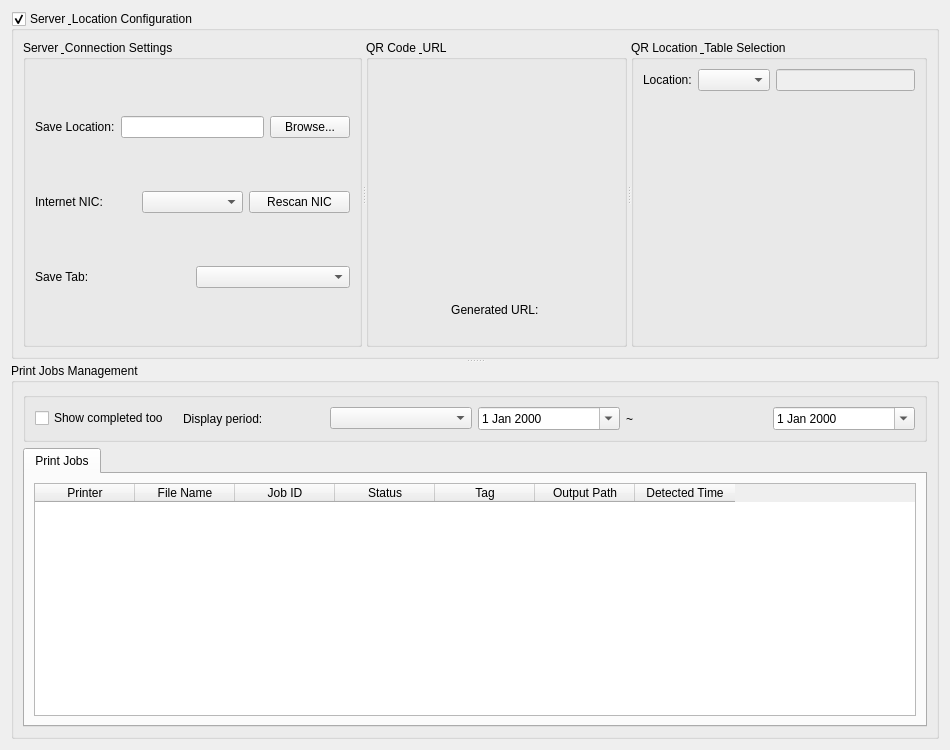
<?xml version="1.0" encoding="UTF-8"?>
<ui version="4.0">
 <class>Tab1Widget</class>
 <widget class="QWidget" name="Tab1Widget">
  <property name="geometry">
   <rect>
    <x>0</x>
    <y>0</y>
    <width>950</width>
    <height>750</height>
   </rect>
  </property>
  <layout class="QVBoxLayout" name="verticalLayout">
   <item>
    <widget class="QSplitter" name="main_splitter">
     <property name="orientation">
      <enum>Qt::Vertical</enum>
     </property>
     <widget class="QGroupBox" name="config_group_box">
      <property name="sizePolicy">
       <sizepolicy hsizetype="Preferred" vsizetype="Maximum">
        <horstretch>0</horstretch>
        <verstretch>0</verstretch>
       </sizepolicy>
      </property>
      <property name="checkable">
       <bool>true</bool>
      </property>
      <property name="checked">
       <bool>true</bool>
      </property>
      <property name="title">
       <string>Server &amp; Location Configuration</string>
      </property>
      <layout class="QVBoxLayout" name="config_layout">
       <item>
        <widget class="QSplitter" name="top_splitter">
         <property name="orientation">
          <enum>Qt::Horizontal</enum>
         </property>
         <widget class="QGroupBox" name="group_box">
          <property name="title">
           <string>Server &amp; Connection Settings</string>
          </property>
          <layout class="QVBoxLayout" name="left_layout">
           <item>
            <layout class="QHBoxLayout" name="folder_layout">
             <item>
              <widget class="QLabel" name="label_folder">
               <property name="text">
                <string>Save Location:</string>
               </property>
              </widget>
             </item>
             <item>
              <widget class="QLineEdit" name="folder_input">
               <property name="readOnly">
                <bool>true</bool>
               </property>
              </widget>
             </item>
             <item>
              <widget class="QPushButton" name="folder_btn">
               <property name="text">
                <string>Browse...</string>
               </property>
              </widget>
             </item>
            </layout>
           </item>
           <item>
            <layout class="QHBoxLayout" name="nic_layout">
             <item>
              <widget class="QLabel" name="label_nic">
               <property name="text">
                <string>Internet NIC:</string>
               </property>
              </widget>
             </item>
             <item>
              <widget class="QComboBox" name="nic_combo"/>
             </item>
             <item>
              <widget class="QPushButton" name="rescan_nic_btn">
               <property name="text">
                <string>Rescan NIC</string>
               </property>
              </widget>
             </item>
            </layout>
           </item>
           <item>
            <layout class="QHBoxLayout" name="save_tab_layout">
             <item>
              <widget class="QLabel" name="label_save_tab">
               <property name="text">
                <string>Save Tab:</string>
               </property>
              </widget>
             </item>
             <item>
              <widget class="QComboBox" name="save_tab_combo"/>
             </item>
            </layout>
           </item>
          </layout>
         </widget>
         <widget class="QGroupBox" name="qr_group_box">
          <property name="title">
           <string>QR Code &amp; URL</string>
          </property>
          <layout class="QVBoxLayout" name="qr_layout">
           <item>
            <widget class="QLabel" name="qr_label">
             <property name="minimumSize">
              <size>
               <width>210</width>
               <height>210</height>
              </size>
             </property>
             <property name="alignment">
              <set>Qt::AlignCenter</set>
             </property>
            </widget>
           </item>
           <item>
            <widget class="QLabel" name="url_label">
             <property name="text">
              <string>Generated URL: </string>
             </property>
             <property name="alignment">
              <set>Qt::AlignCenter</set>
             </property>
            </widget>
           </item>
          </layout>
         </widget>
         <widget class="QGroupBox" name="zone_group_box">
          <property name="title">
           <string>QR Location &amp; Table Selection</string>
          </property>
          <layout class="QVBoxLayout" name="zone_group_layout">
           <item>
            <layout class="QHBoxLayout" name="top_zone_layout">
             <item>
              <widget class="QLabel" name="label_location">
               <property name="text">
                <string>Location:</string>
               </property>
              </widget>
             </item>
             <item>
              <widget class="QComboBox" name="zone_combo"/>
             </item>
             <item>
              <widget class="QLineEdit" name="zone_input">
               <property name="enabled">
                <bool>false</bool>
               </property>
              </widget>
             </item>
            </layout>
           </item>
           <item>
            <widget class="QWidget" name="zone_buttons_widget">
             <layout class="QGridLayout" name="zone_buttons_layout"/>
            </widget>
           </item>
          </layout>
         </widget>
        </widget>
       </item>
      </layout>
     </widget>
     <widget class="QGroupBox" name="bottom_group_box">
      <property name="title">
       <string>Print Jobs Management</string>
      </property>
      <layout class="QVBoxLayout" name="bottom_group_layout">
       <item>
        <widget class="QGroupBox" name="print_job_group_box">
         <property name="title">
          <string></string>
         </property>
         <layout class="QVBoxLayout" name="print_job_group_layout">
          <item>
           <layout class="QHBoxLayout" name="transfer_filter_layout">
            <item>
             <widget class="QCheckBox" name="completed_only_checkbox">
              <property name="text">
               <string>Show completed too</string>
              </property>
             </widget>
            </item>
            <item>
             <widget class="QLabel" name="label_period">
              <property name="text">
               <string>Display period:</string>
              </property>
             </widget>
            </item>
            <item>
             <widget class="QComboBox" name="transfer_period_combo"/>
            </item>
            <item>
             <widget class="QDateEdit" name="transfer_start_date">
              <property name="calendarPopup">
               <bool>true</bool>
              </property>
             </widget>
            </item>
            <item>
             <widget class="QLabel" name="label_tilde">
              <property name="text">
               <string>~</string>
              </property>
             </widget>
            </item>
            <item>
             <widget class="QDateEdit" name="transfer_end_date">
              <property name="calendarPopup">
               <bool>true</bool>
              </property>
             </widget>
            </item>
           </layout>
          </item>
         </layout>
        </widget>
       </item>
       <item>
        <widget class="QTabWidget" name="tab_widget">
         <widget class="QWidget" name="print_jobs_tab">
          <attribute name="title">
           <string>Print Jobs</string>
          </attribute>
          <layout class="QVBoxLayout" name="print_jobs_layout">
           <item>
            <widget class="QTableWidget" name="print_job_table">
             <column>
              <property name="text">
               <string>Printer</string>
              </property>
             </column>
             <column>
              <property name="text">
               <string>File Name</string>
              </property>
             </column>
             <column>
              <property name="text">
               <string>Job ID</string>
              </property>
             </column>
             <column>
              <property name="text">
               <string>Status</string>
              </property>
             </column>
             <column>
              <property name="text">
               <string>Tag</string>
              </property>
             </column>
             <column>
              <property name="text">
               <string>Output Path</string>
              </property>
             </column>
             <column>
              <property name="text">
               <string>Detected Time</string>
              </property>
             </column>
            </widget>
           </item>
          </layout>
         </widget>
        </widget>
       </item>
      </layout>
     </widget>
    </widget>
   </item>
  </layout>
 </widget>
 <resources/>
 <connections>
  <connection>
   <sender>config_group_box</sender>
   <signal>toggled(bool)</signal>
   <receiver>top_splitter</receiver>
   <slot>setVisible(bool)</slot>
  </connection>
 </connections>
</ui>
